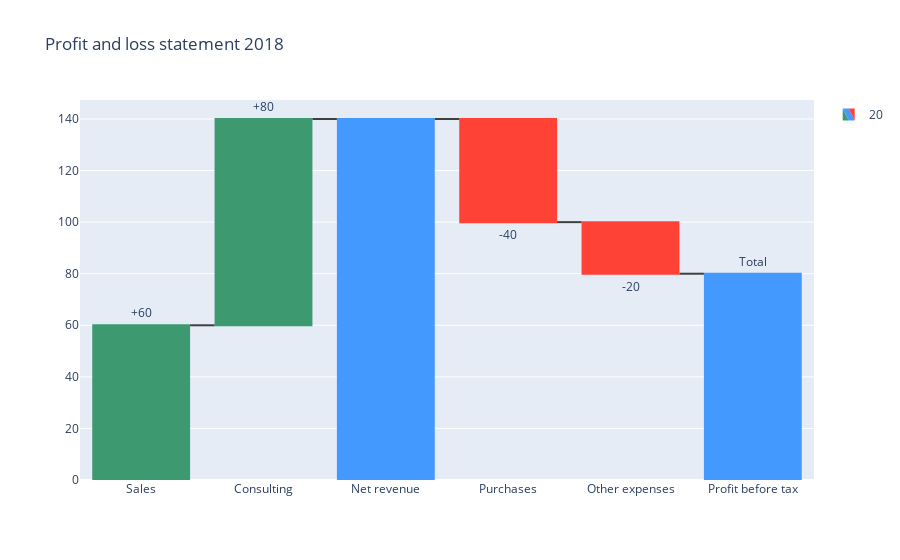

The notebook cell this image was saved under:
### Code cell
import plotly.graph_objects as go

fig = go.Figure(go.Waterfall(
    name = "20", orientation = "v",
    measure = ["relative", "relative", "total", "relative", "relative", "total"],
    x = ["Sales", "Consulting", "Net revenue", "Purchases", "Other expenses", "Profit before tax"],
    textposition = "outside",
    text = ["+60", "+80", "", "-40", "-20", "Total"],
    y = [60, 80, 0, -40, -20, 0],
    connector = {"line":{"color":"rgb(63, 63, 63)"}},
))

fig.update_layout(
        title = "Profit and loss statement 2018",
        showlegend = True
)

fig.show()

### Figure 1 — Plotly figure (JSON) as saved in the notebook; plotly's stock layout.template omitted (floating-point values rounded to 4 significant figures)
{"data": [{"connector": {"line": {"color": "rgb(63, 63, 63)"}}, "measure": ["relative", "relative", "total", "relative", "relative", "total"], "name": "20", "orientation": "v", "text": ["+60", "+80", "", "-40", "-20", "Total"], "textposition": "outside", "type": "waterfall", "x": ["Sales", "Consulting", "Net revenue", "Purchases", "Other expenses", "Profit before tax"], "y": [60, 80, 0, -40, -20, 0]}], "layout": {"showlegend": true, "title": {"text": "Profit and loss statement 2018"}}}
